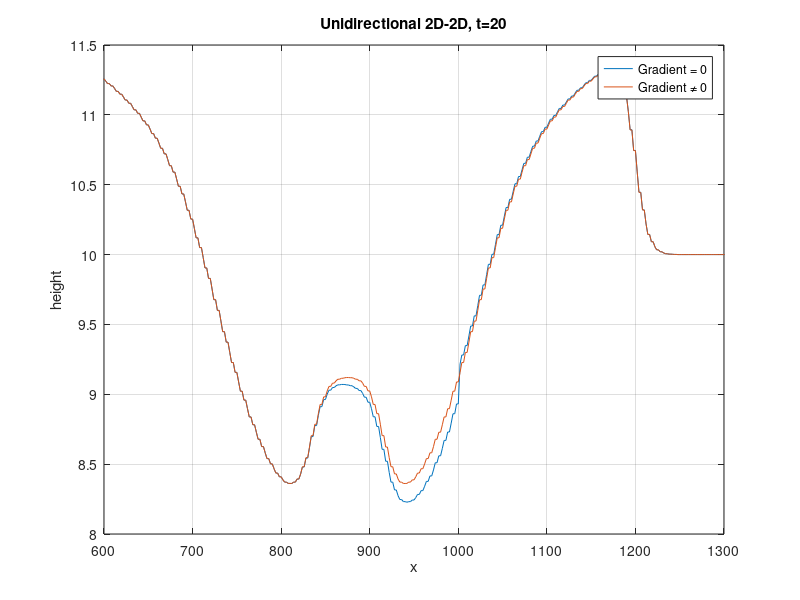
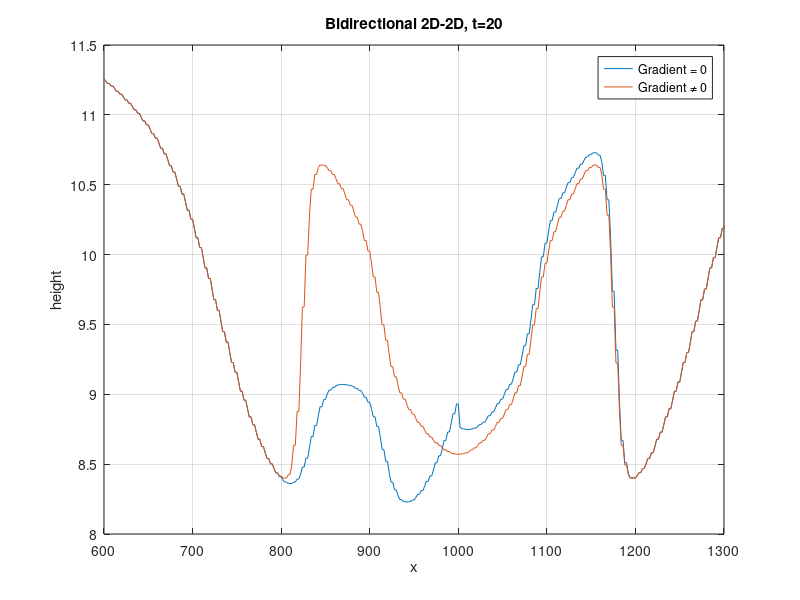

MATLAB code to generate these figures, in order:
clc; clear; close all;

unidirectioanlArr_g0=csvread('uni_data_g0.csv');
unidirectioanlArr_g=csvread('uni_data_g.csv');

h_uni_g0 = unidirectioanlArr_g0(:, 1);
h_uni_g = unidirectioanlArr_g(:, 1);

x = unidirectioanlArr_g0(:, 7);


figure
plot(x, h_uni_g0, x, h_uni_g)
axis([600, 1300, 8, 11.5])
grid on
title('Unidirectional 2D-2D, t=20')
xlabel('x')
ylabel('height')
legend('Gradient = 0', 'Gradient \neq 0');
saveas(gcf,'unidirectional_graph.png')

bidirectionalArr_g_0=csvread('bi_data_g0.csv');
bidirectionalArr_g_bueno=csvread('bi_data_g.csv');

h_bidi_g_0 = bidirectionalArr_g_0(:, 1);
h_bidi_g_bueno = bidirectionalArr_g_bueno(:, 1);


figure
plot(x, h_bidi_g_0, x, h_bidi_g_bueno)
axis([600, 1300, 8, 11.5])
grid on
title('Bidirectional 2D-2D, t=20')
xlabel('x')
ylabel('height')
legend('Gradient = 0', 'Gradient \neq 0');
saveas(gcf,'bidirectional_graph.png')



